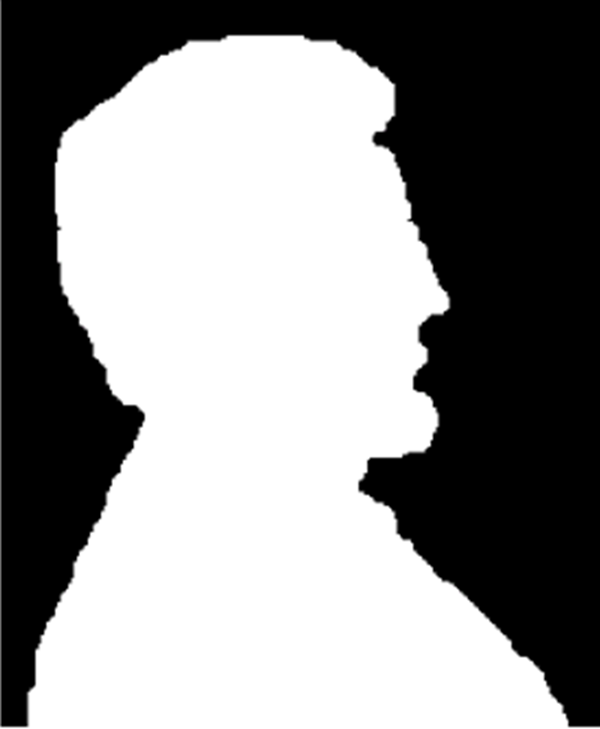
#> input picture Laboratorium 6/test2.png, 600 x 729 px
$ python runFile.py
#> lines starting #> are read from the running program, lines starting #| are printed output that depends on the picture; after the words box and inside, x2 and y2 are one past the last pixel; in counts of white or black regions, pixels touching at a corner belong together
#> the answer given: 1
import cv2
import numpy as np
from matplotlib import pyplot as plt

def Zadanie6_1():
    print("Wykonuję Zadanie 6_1")
    # Wczytanie obrazu w odcieniach szarosci
    img = cv2.imread('test2.png', 0)
#> img: shape (729, 600); min 0, max 255, mean 140.8
    if img is None:
        print("Nie znaleziono pliku 'test2.png'. Upewnij sie, że plik istnieje w tym samym katalogu.")
        exit()

    # Binarizacja obrazu (prog = 127)
    _, bin_img = cv2.threshold(img, 127, 255, cv2.THRESH_BINARY)
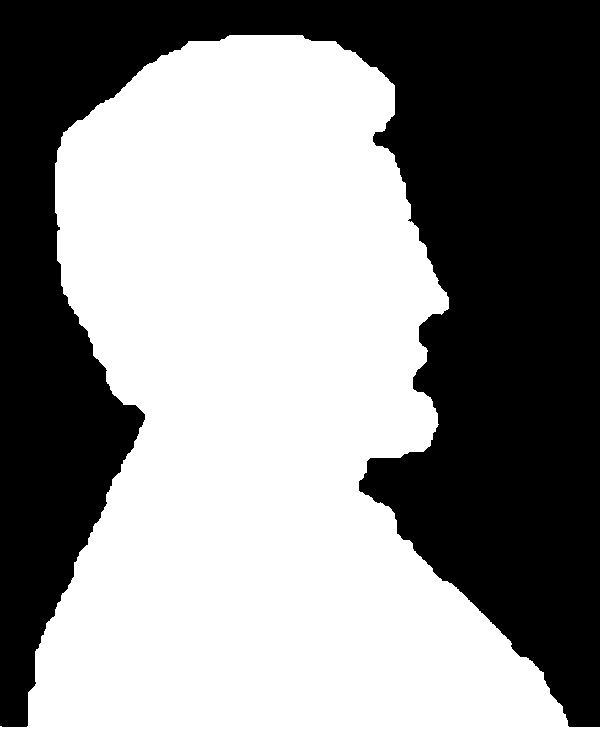
#> bin_img: shape (729, 600); 55.1% white; 1 black region, box (x1, y1, x2, y2) and area: (0, 0, 600, 727) 196372

    # Definicje elementow strukturalnych
    kernel_cross = cv2.getStructuringElement(cv2.MORPH_CROSS, (3, 3))
    kernel_square = cv2.getStructuringElement(cv2.MORPH_RECT, (3, 3))
    kernel_vert7 = np.array([[0], [1], [1], [1], [1], [1], [0]], dtype=np.uint8)
    kernel_snowflake = np.array([
        [0, 0, 0, 1, 0, 0, 0],
        [0, 0, 1, 1, 1, 0, 0],
        [0, 1, 1, 1, 1, 1, 0],
        [1, 1, 1, 1, 1, 1, 1],
        [0, 1, 1, 1, 1, 1, 0],
        [0, 0, 1, 1, 1, 0, 0],
        [0, 0, 0, 1, 0, 0, 0]
    ], dtype=np.uint8)

    # Slownik z dostepnymi elementami strukturalnymi
    kernels = {
        "1": ("Krzyz 3x3", kernel_cross),
        "2": ("Kwadrat 3x3", kernel_square),
        "3": ("Pionowy pasek 7x1", kernel_vert7),
        "4": ("Sniezynka 7x7", kernel_snowflake)
    }

    # Funkcja do wyswietlania obrazow
    def show_morphology(kernel_name, kernel):
        eroded = cv2.erode(bin_img, kernel)
        diff = cv2.subtract(bin_img, eroded)

        fig, axes = plt.subplots(1, 3, figsize=(15, 5))
        axes[0].imshow(bin_img, cmap='gray')
        axes[0].set_title(f'Oryginal ({kernel_name})')
        axes[0].axis('off')

        axes[1].imshow(eroded, cmap='gray')
        axes[1].set_title('Erozja')
        axes[1].axis('off')

        axes[2].imshow(diff, cmap='gray')
        axes[2].set_title('Roznica (Oryginal - Erozja)')
        axes[2].axis('off')

        plt.tight_layout()
        plt.show()

    # Glowne menu w petli
    while True:
        print("\nWybierz element strukturalny do erozji:")
        print("1. Krzyz 3x3")
        print("2. Kwadrat 3x3")
        print("3. Pionowy pasek 7x1")
        print("4. Sniezynka 7x7")
        print("0. Wyjście")

        choice = input("Podaj numer (0-4): ").strip()

        if choice in kernels:
            kernel_name, kernel = kernels[choice]
            show_morphology(kernel_name, kernel)
        elif choice == "0":
            print("Zamykanie programu...")
            break
        else:
            print("Niepoprawny wybor, sprobuj ponownie.")
#> this loop made 6 passes; the answer given on pass 1: 1
#> pass 1, in show_morphology, `eroded = cv2.erode(bin_img, kernel)`:
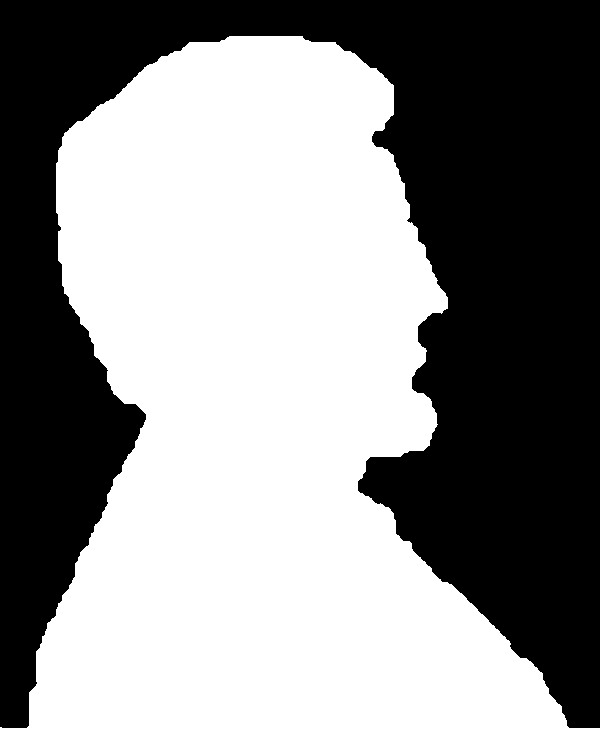
#> eroded: shape (729, 600); 54.7% white; 1 black region, box (x1, y1, x2, y2) and area: (0, 0, 600, 728) 198225
#> pass 1, in show_morphology, `diff = cv2.subtract(bin_img, eroded)`:
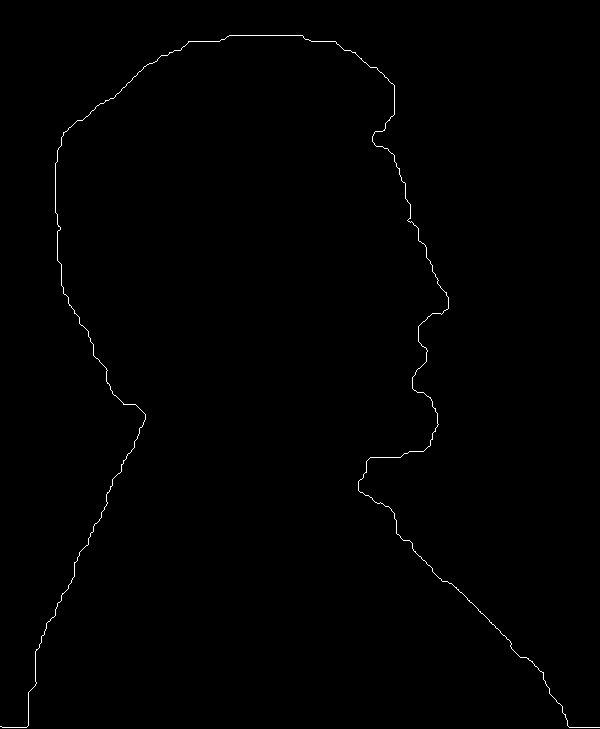
#> diff: shape (729, 600); 0.42% white in thin lines or dots
#> pass 1, in show_morphology, `plt.show()`:
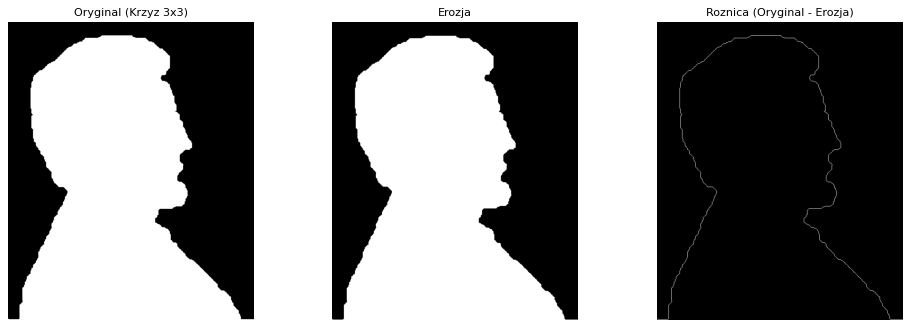
#> figure drawn by matplotlib, 3 panels


# [307 lines left out: functions Zadanie6_2, Zadanie6_3, Zadanie6_4, Zadanie6_5, not called in this run]


def main():
    while True:
        print("\nWybierz zadanie do uruchomienia:")
        print("1. Zadanie6_1")
        print("2. Zadanie6_2")
        print("3. Zadanie6_3")
        print("4. Zadanie6_4")
        print("5. Zadanie6_5")
        print("0. Wyjście")

        choice = input("Podaj numer: ")

        if choice == "1":
            Zadanie6_1()
        elif choice == "2":
            Zadanie6_2()
        elif choice == "3":
            Zadanie6_3()
        elif choice == "4":
            Zadanie6_4()
        elif choice == "5":
            Zadanie6_5()
        elif choice == "0":
            print("Zamykanie programu...")
            break
        else:
            print("Niepoprawny wybór, spróbuj ponownie.")


if __name__ == "__main__":
#> (the run stopped early here; a loop or call above may not have finished)
